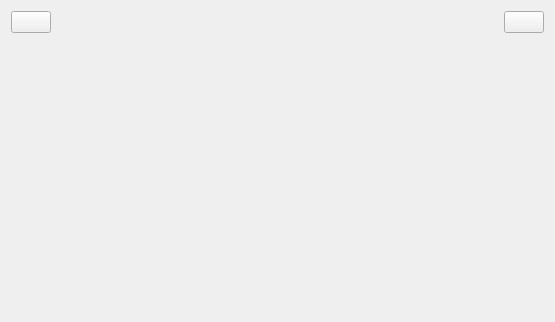
<?xml version="1.0" encoding="UTF-8"?>
<ui version="4.0">
 <class>MasterView</class>
 <widget class="QWidget" name="MasterView">
  <property name="geometry">
   <rect>
    <x>0</x>
    <y>0</y>
    <width>555</width>
    <height>322</height>
   </rect>
  </property>
  <property name="windowTitle">
   <string>MasterView</string>
  </property>
  <layout class="QVBoxLayout" name="verticalLayout">
   <item>
    <layout class="QHBoxLayout" name="horizontalLayout">
     <item>
      <widget class="QPushButton" name="btBack">
       <property name="text">
        <string/>
       </property>
       <property name="icon">
        <iconset resource="rsc.qrc">
         <normaloff>:/img/back.svg</normaloff>:/img/back.svg</iconset>
       </property>
      </widget>
     </item>
     <item>
      <spacer name="horizontalSpacer">
       <property name="orientation">
        <enum>Qt::Orientation::Horizontal</enum>
       </property>
       <property name="sizeHint" stdset="0">
        <size>
         <width>40</width>
         <height>20</height>
        </size>
       </property>
      </spacer>
     </item>
     <item>
      <widget class="QLabel" name="labelTitle">
       <property name="text">
        <string/>
       </property>
      </widget>
     </item>
     <item>
      <spacer name="horizontalSpacer_2">
       <property name="orientation">
        <enum>Qt::Orientation::Horizontal</enum>
       </property>
       <property name="sizeHint" stdset="0">
        <size>
         <width>40</width>
         <height>20</height>
        </size>
       </property>
      </spacer>
     </item>
     <item>
      <widget class="QPushButton" name="btLogout">
       <property name="text">
        <string/>
       </property>
       <property name="icon">
        <iconset resource="rsc.qrc">
         <normaloff>:/img/logout.svg</normaloff>:/img/logout.svg</iconset>
       </property>
      </widget>
     </item>
    </layout>
   </item>
   <item>
    <widget class="QStackedWidget" name="stackedWidget"/>
   </item>
  </layout>
 </widget>
 <resources>
  <include location="rsc.qrc"/>
 </resources>
 <connections/>
</ui>
